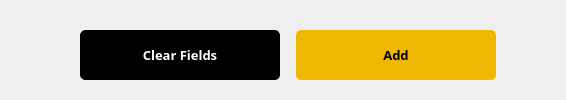
                       <widget class="QWidget" name="widget_76" native="true">
                        <layout class="QGridLayout" name="gridLayout_61">
                         <property name="leftMargin">
                          <number>0</number>
                         </property>
                         <property name="topMargin">
                          <number>0</number>
                         </property>
                         <property name="rightMargin">
                          <number>0</number>
                         </property>
                         <property name="bottomMargin">
                          <number>0</number>
                         </property>
                         <item row="0" column="0">
                          <widget class="QWidget" name="widget_81" native="true">
                           <property name="sizePolicy">
                            <sizepolicy hsizetype="Preferred" vsizetype="Fixed">
                             <horstretch>0</horstretch>
                             <verstretch>0</verstretch>
                            </sizepolicy>
                           </property>
                           <property name="minimumSize">
                            <size>
                             <width>0</width>
                             <height>70</height>
                            </size>
                           </property>
                           <property name="maximumSize">
                            <size>
                             <width>16777215</width>
                             <height>50</height>
                            </size>
                           </property>
                           <layout class="QGridLayout" name="gridLayout_63">
                            <property name="leftMargin">
                             <number>0</number>
                            </property>
                            <property name="topMargin">
                             <number>0</number>
                            </property>
                            <property name="rightMargin">
                             <number>0</number>
                            </property>
                            <item row="2" column="5">
                             <spacer name="horizontalSpacer_29">
                              <property name="orientation">
                               <enum>Qt::Horizontal</enum>
                              </property>
                              <property name="sizeType">
                               <enum>QSizePolicy::Fixed</enum>
                              </property>
                              <property name="sizeHint" stdset="0">
                               <size>
                                <width>70</width>
                                <height>20</height>
                               </size>
                              </property>
                             </spacer>
                            </item>
                            <item row="2" column="3">
                             <spacer name="horizontalSpacer_44">
                              <property name="orientation">
                               <enum>Qt::Horizontal</enum>
                              </property>
                              <property name="sizeType">
                               <enum>QSizePolicy::Fixed</enum>
                              </property>
                              <property name="sizeHint" stdset="0">
                               <size>
                                <width>10</width>
                                <height>20</height>
                               </size>
                              </property>
                             </spacer>
                            </item>
                            <item row="2" column="4">
                             <widget class="QPushButton" name="btnEMsave">
                              <property name="sizePolicy">
                               <sizepolicy hsizetype="Expanding" vsizetype="Fixed">
                                <horstretch>0</horstretch>
                                <verstretch>0</verstretch>
                               </sizepolicy>
                              </property>
                              <property name="minimumSize">
                               <size>
                                <width>200</width>
                                <height>50</height>
                               </size>
                              </property>
                              <property name="font">
                               <font>
                                <family>Century Gothic</family>
                                <pointsize>10</pointsize>
                                <weight>75</weight>
                                <bold>true</bold>
                               </font>
                              </property>
                              <property name="styleSheet">
                               <string notr="true">QPushButton {
	border-radius: 5px;
	color: rgb(0, 0, 0);
	background-color: rgb(239, 183, 0);
}

QPushButton:hover {
	background-color: rgb(255, 200, 0);
}

QPushButton:pressed {
	
	background-color: rgb(212, 163, 0);
}</string>
                              </property>
                              <property name="text">
                               <string>Add</string>
                              </property>
                             </widget>
                            </item>
                            <item row="2" column="0">
                             <spacer name="horizontalSpacer_35">
                              <property name="orientation">
                               <enum>Qt::Horizontal</enum>
                              </property>
                              <property name="sizeHint" stdset="0">
                               <size>
                                <width>40</width>
                                <height>20</height>
                               </size>
                              </property>
                             </spacer>
                            </item>
                            <item row="2" column="2">
                             <widget class="QPushButton" name="btnSclear">
                              <property name="sizePolicy">
                               <sizepolicy hsizetype="Expanding" vsizetype="Fixed">
                                <horstretch>0</horstretch>
                                <verstretch>0</verstretch>
                               </sizepolicy>
                              </property>
                              <property name="minimumSize">
                               <size>
                                <width>200</width>
                                <height>50</height>
                               </size>
                              </property>
                              <property name="font">
                               <font>
                                <family>Century Gothic</family>
                                <pointsize>10</pointsize>
                                <weight>75</weight>
                                <bold>true</bold>
                               </font>
                              </property>
                              <property name="styleSheet">
                               <string notr="true">QPushButton {
	border-radius: 5px;
	border: 1px solid black;
	color: rgb(255, 255, 255);
	background-color: rgb(0, 0, 0);
}

QPushButton:hover {
	
	background-color: rgb(70, 70, 70);
}

QPushButton:pressed {
	color: rgb(106, 106, 106);
	background-color: rgb(0, 0, 0);
}</string>
                              </property>
                              <property name="text">
                               <string>Clear Fields</string>
                              </property>
                             </widget>
                            </item>
                            <item row="2" column="1">
                             <spacer name="horizontalSpacer_45">
                              <property name="orientation">
                               <enum>Qt::Horizontal</enum>
                              </property>
                              <property name="sizeHint" stdset="0">
                               <size>
                                <width>40</width>
                                <height>20</height>
                               </size>
                              </property>
                             </spacer>
                            </item>
                           </layout>
                          </widget>
                         </item>
                        </layout>
                       </widget>
